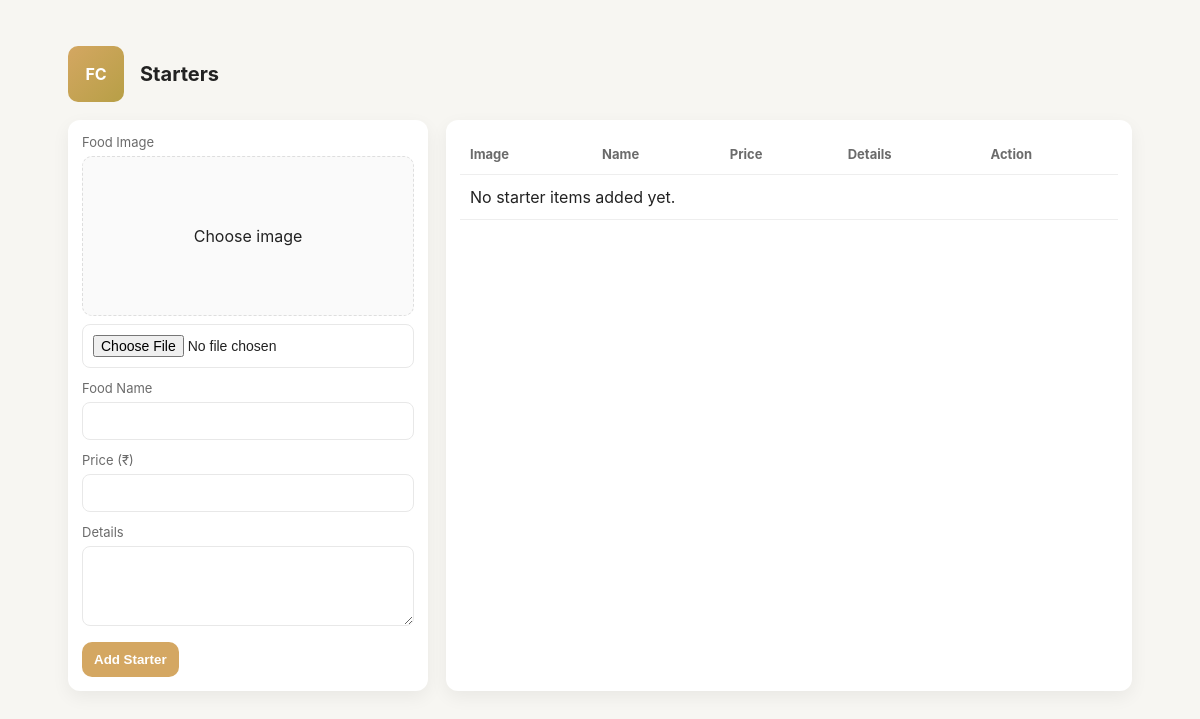
The app's page /starter/, older data.
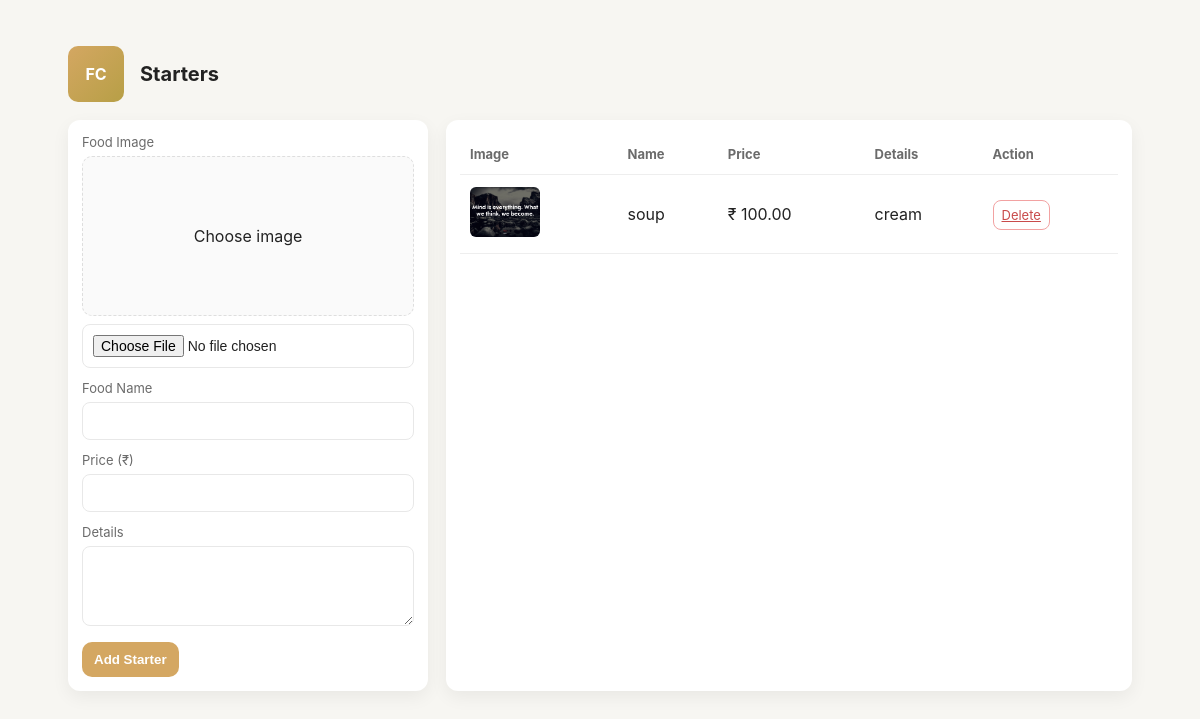
The same page, newer data.
### foodcourtapp/models.py (models this page shows, shortened)
class StarterFood(models.Model):
    name = models.CharField(max_length=100)
    price = models.DecimalField(max_digits=8, decimal_places=2)
    details = models.TextField(blank=True)
    image = models.ImageField(upload_to='starter_foods/')
    created_at = models.DateTimeField(auto_now_add=True)

### foodcourtapp/views.py (the view, shortened to what this page needs)
# urls.py: path('starter/', views.starter, name="starter"),
def starter(request):
    foods = StarterFood.objects.all().order_by('-id')
    return render(request, 'starter.html', {'foods': foods})

### foodcourtapp/templates/starter.html (shortened to what this page needs)
<!doctype html>
<html lang="en">
<head>
</head>
<body>
<div class="wrap">
  <header>
    <div class="logo">FC</div>
    <h1>Starters</h1>
  </header>
  <div class="layout">
    <div class="card">
      <form method="POST" action="{% url 'starter' %}" enctype="multipart/form-data">
        <div class="field">
          <label>Food Image</label>
          <div class="img-preview" id="imgPreview">Choose image</div>
          <input type="file" name="image" id="imageInput" required>
        </div>
        <div class="field">
          <label>Food Name</label>
          <input type="text" name="name" required>
        </div>
        <div class="field">
          <label>Price (₹)</label>
          <input type="number" name="price" step="0.01" required>
        </div>
        <div class="field">
          <label>Details</label>
          <textarea name="details"></textarea>
        </div>
        <button type="submit" class="btn-accent">Add Starter</button>
      </form>
    </div>
    <div class="card">
      <table>
        <thead>
          <tr>
            <th>Image</th>
            <th>Name</th>
            <th>Price</th>
            <th>Details</th>
            <th>Action</th>
          </tr>
        </thead>
        <tbody>
        {% for food in foods %}
          <tr>
            <td><img src="{{ food.image.url }}"></td>
            <td>{{ food.name }}</td>
            <td>₹ {{ food.price }}</td>
            <td>{{ food.details }}</td>
            <td>
              <a href="{% url 'delete_starter' food.id %}"
                 onclick="return confirm('Delete this item?')"
                 class="btn-sm btn-delete">Delete</a>
            </td>
          </tr>
        {% empty %}
          <tr>
            <td colspan="5">No starter items added yet.</td>
          </tr>
        {% endfor %}
        </tbody>
      </table>
    </div>
  </div>
</div>
</body>
</html>

Row changes from the older to the newer data that the page shows:
added StarterFood: image (picture), name "soup", price "100.00", details "cream"
Text that changed along with them:
text no longer shown: "No starter items added yet."
